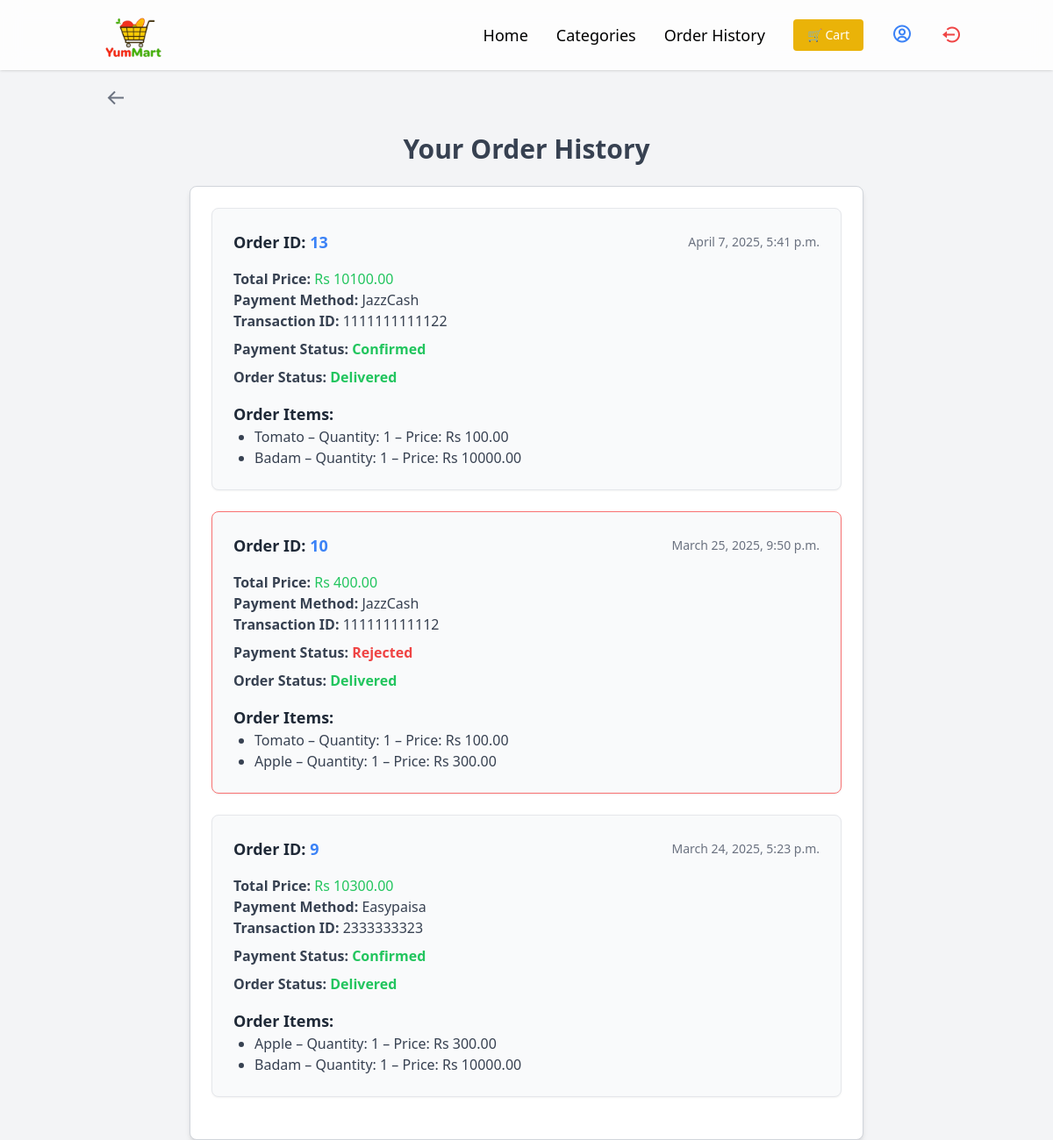
The app's page /order-history/ (signed in) with its own data.
### store/models.py (models this page shows, shortened)
class Order(models.Model):
    PAYMENT_METHODS = [
        ('Easypaisa', 'Easypaisa'),
        ('JazzCash', 'JazzCash'),
    ]
    PAYMENT_STATUS = [
        ('Pending', 'Pending'),
        ('Confirmed', 'Confirmed'),
        ('Rejected', 'Rejected'),
    ]
    ORDER_STATUS = [
        ('Received', 'Received'),
        ('Packed', 'Packed'),
        ('Dispatch', 'Dispatch'),
        ('Delivered', 'Delivered'),
    ]
    user = models.ForeignKey(User, on_delete=models.CASCADE, null=True, blank=True)
    name = models.CharField(max_length=100)
    email = models.EmailField()
    phone = models.CharField(max_length=15, default="Not Provided")
    address = models.TextField()
    total_price = models.DecimalField(max_digits=10, decimal_places=2)
    payment_method = models.CharField(max_length=10, choices=PAYMENT_METHODS, default='Easypaisa')
    transaction_id = models.CharField(max_length=100, blank=True, null=True)
    payment_status = models.CharField(max_length=10, choices=PAYMENT_STATUS, default='Pending')
    order_status = models.CharField(max_length=10, choices=ORDER_STATUS, default='Received')  # ✅ New field
    created_at = models.DateTimeField(auto_now_add=True)

class OrderItem(models.Model):
    order = models.ForeignKey(Order, on_delete=models.CASCADE)
    product = models.ForeignKey(Product, on_delete=models.CASCADE)
    quantity = models.PositiveIntegerField()
    price = models.DecimalField(max_digits=10, decimal_places=2, default=0.00)  # 🔥 Add default=0.00

class Product(models.Model):
    category = models.ForeignKey(Category, on_delete=models.CASCADE)
    name = models.CharField(max_length=255)
    slug = models.SlugField(max_length=255, unique=True)
    description = models.TextField(blank=True)
    price = models.DecimalField(max_digits=10, decimal_places=2)
    image = models.ImageField(upload_to='products/')
    created_at = models.DateTimeField(auto_now_add=True)

### store/views.py (the view)
# urls.py: path('order-history/', order_history, name='order_history'),
@login_required
def order_history(request):
    orders = Order.objects.filter(user=request.user).order_by('-created_at')
    return render(request, 'store/order_history.html', {'orders': orders})

### store/templates/store/order_history.html (shortened to what this page needs)
{% extends 'store/base.html' %}
{% block content %}
{% if request.user.is_authenticated %}
<div class="container mx-auto px-4 sm:px-6 lg:px-8">
    <a href="{% url 'home' %}" class="text-blue-500 hover:underline">
        <i class='bx bx-arrow-back text-2xl text-gray-500 hover:text-gray-700 mb-6 cursor-pointer'></i>
    </a>
    <h2 class="text-3xl font-bold text-gray-700 mb-6 text-center">Your Order History</h2>
    <div class="max-w-3xl mx-auto p-6 bg-white rounded-lg shadow-md border border-gray-300">
        {% if orders %}
        {% for order in orders %}
        <div class="bg-gray-50 p-6 rounded-lg shadow-sm mb-6 border border-gray-200 {% if order.payment_status == 'Rejected' %}border-red-400{% endif %}">
            <div class="flex justify-between items-center mb-4">
                <p class="text-lg font-bold text-gray-800">Order ID: <span class="text-blue-500">{{ order.id }}</span></p>
                <p class="text-sm text-gray-500">{{ order.created_at|date:"F j, Y, g:i a" }}</p>
            </div>
            <p class="text-gray-700"><strong>Total Price:</strong> <span class="text-green-500">Rs {{ order.total_price }}</span></p>
            <p class="text-gray-700"><strong>Payment Method:</strong> {{ order.payment_method }}</p>
            <p class="text-gray-700"><strong>Transaction ID:</strong> {{ order.transaction_id|default:"Not Provided" }}</p>
            <p class="text-gray-700 font-bold mt-2">Payment Status:
                {% if order.payment_status == "Pending" %}
                <span class="text-yellow-500">Pending</span>
                {% elif order.payment_status == "Confirmed" %}
                <span class="text-green-500">Confirmed</span>
                {% elif order.payment_status == "Rejected" %}
                <span class="text-red-500">Rejected</span>
                {% else %}
                <span class="text-gray-500">Unknown</span>
                {% endif %}
            </p>
            <p class="text-gray-700 font-bold mt-2">Order Status:
                {% if order.order_status == "Received" %}
                <span class="text-blue-500">Received</span>
                {% elif order.order_status == "Packed" %}
                <span class="text-yellow-500">Packed</span>
                {% elif order.order_status == "Dispatch" %}
                <span class="text-orange-500">Dispatched</span>
                {% elif order.order_status == "Delivered" %}
                <span class="text-green-500">Delivered</span>
                {% else %}
                <span class="text-gray-500">Unknown</span>
                {% endif %}
            </p>
            <h3 class="text-lg font-bold mt-4 text-gray-800">Order Items:</h3>
            <ul class="list-disc ml-6 text-gray-700">
                {% for item in order.orderitem_set.all %}
                <li>{{ item.product.name }} – Quantity: {{ item.quantity }} – Price: Rs {{ item.price }}</li>
                {% endfor %}
            </ul>
        </div>
        {% endfor %}
        {% else %}
        <p class="text-gray-500 text-center">No orders placed yet.</p>
        {% endif %}
    </div>
</div>
{% else %}
<script>
    window.location.href = "{% url 'login' %}";
</script>
{% endif %}
{% endblock %}

### records on screen
Order: id "13", created_at "April 7, 2025, 5:41 p.m.", total_price "10100.00", payment_method "JazzCash", transaction_id "1111111111122", payment_status "Confirmed", order_status "Delivered"
OrderItem: product.name "Tomato", quantity "1", price "100.00"
OrderItem: product.name "Badam", quantity "1", price "10000.00"
Order: id "10", created_at "March 25, 2025, 9:50 p.m.", total_price "400.00", payment_method "JazzCash", transaction_id "111111111112", payment_status "Rejected", order_status "Delivered"
OrderItem: product.name "Tomato", quantity "1", price "100.00"
OrderItem: product.name "Apple", quantity "1", price "300.00"
Order: id "9", created_at "March 24, 2025, 5:23 p.m.", total_price "10300.00", payment_method "Easypaisa", transaction_id "2333333323", payment_status "Confirmed", order_status "Delivered"
OrderItem: product.name "Apple", quantity "1", price "300.00"
OrderItem: product.name "Badam", quantity "1", price "10000.00"
